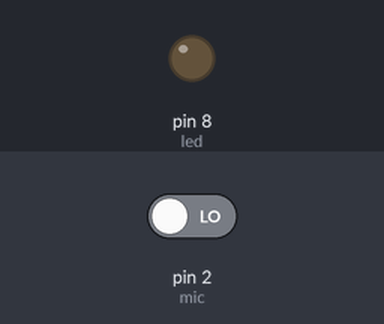
Simulated run of this sketch. Board: Arduino Uno, built with avr-gcc and run on an emulated ATmega328P. On the bench: output pins drawn as LEDs (lit = HIGH). The test bench sets the inputs (shaded band); at power-on: pin 2 (mic) LOW.

Above: at 1.2 s.
1.3 s: pin 2 (mic) driven HIGH
At 2.4 s:
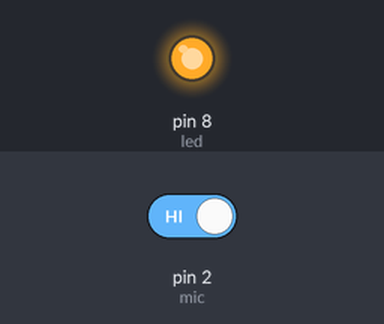
Timing chart, 0 to 4.3 s (numbered marks = the images above; inputs shaded):
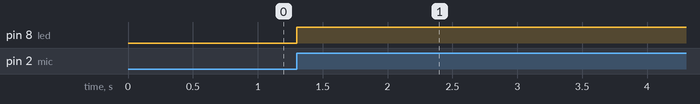

Measured:
- after the input at 1.3 s, pin 8 (led): LOW → HIGH at once

The sketch:

soundDetector.ino
```cpp
int mic = 2;
int led = 8;

boolean lastMic = LOW;
boolean nowMic = LOW;
boolean lampON = false;

void setup() {
	pinMode(mic, INPUT);
	pinMode(led, OUTPUT);
}

void loop() {
	nowMic = digitalRead(mic);
	if (lastMic==LOW && nowMic==HIGH) {
		lampON = !lampON;
	}
	lastMic=nowMic;
	digitalWrite(led, lampON);
}
```
